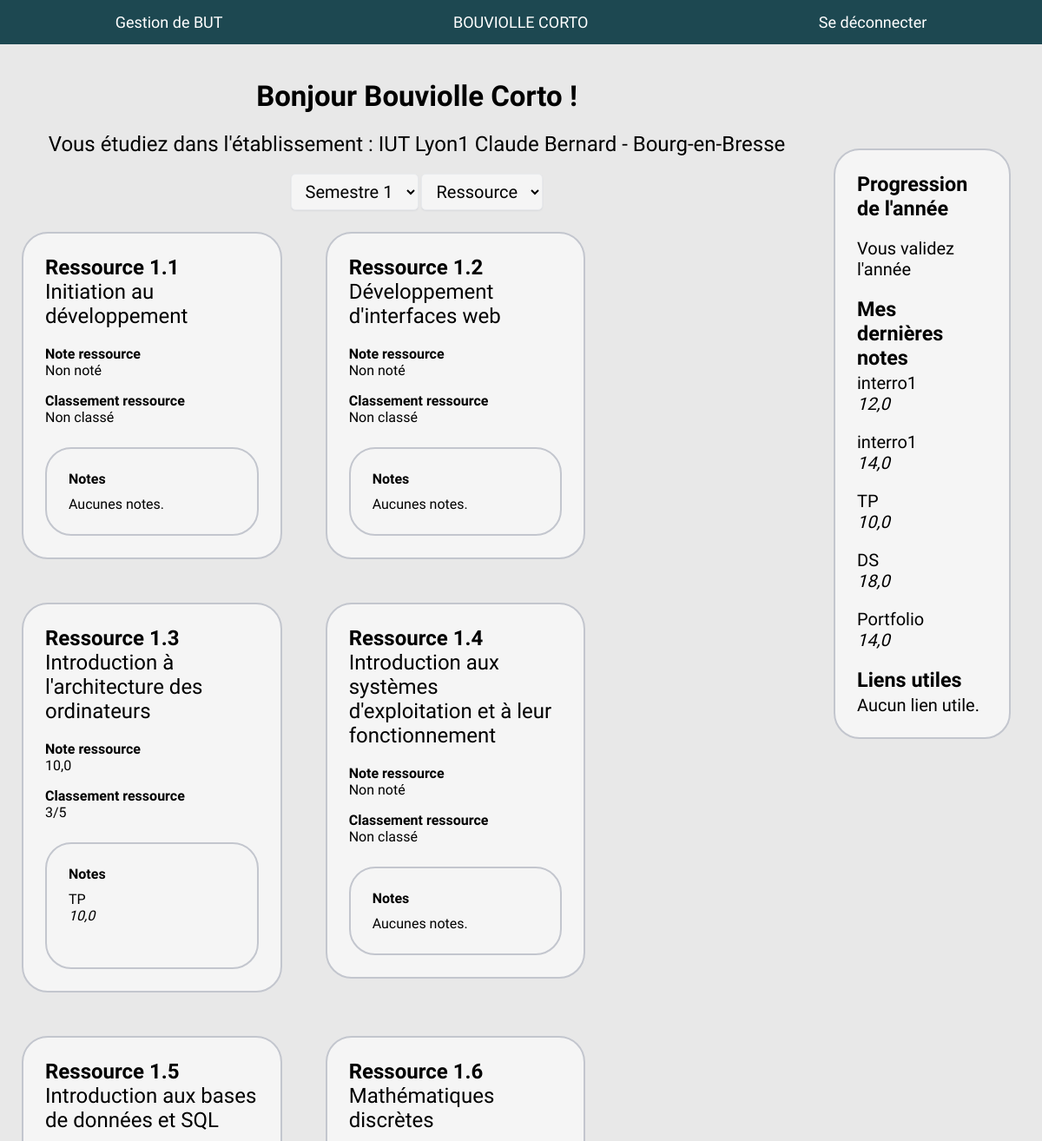
Before: /student/ (signed in, upper part) with the older database file.
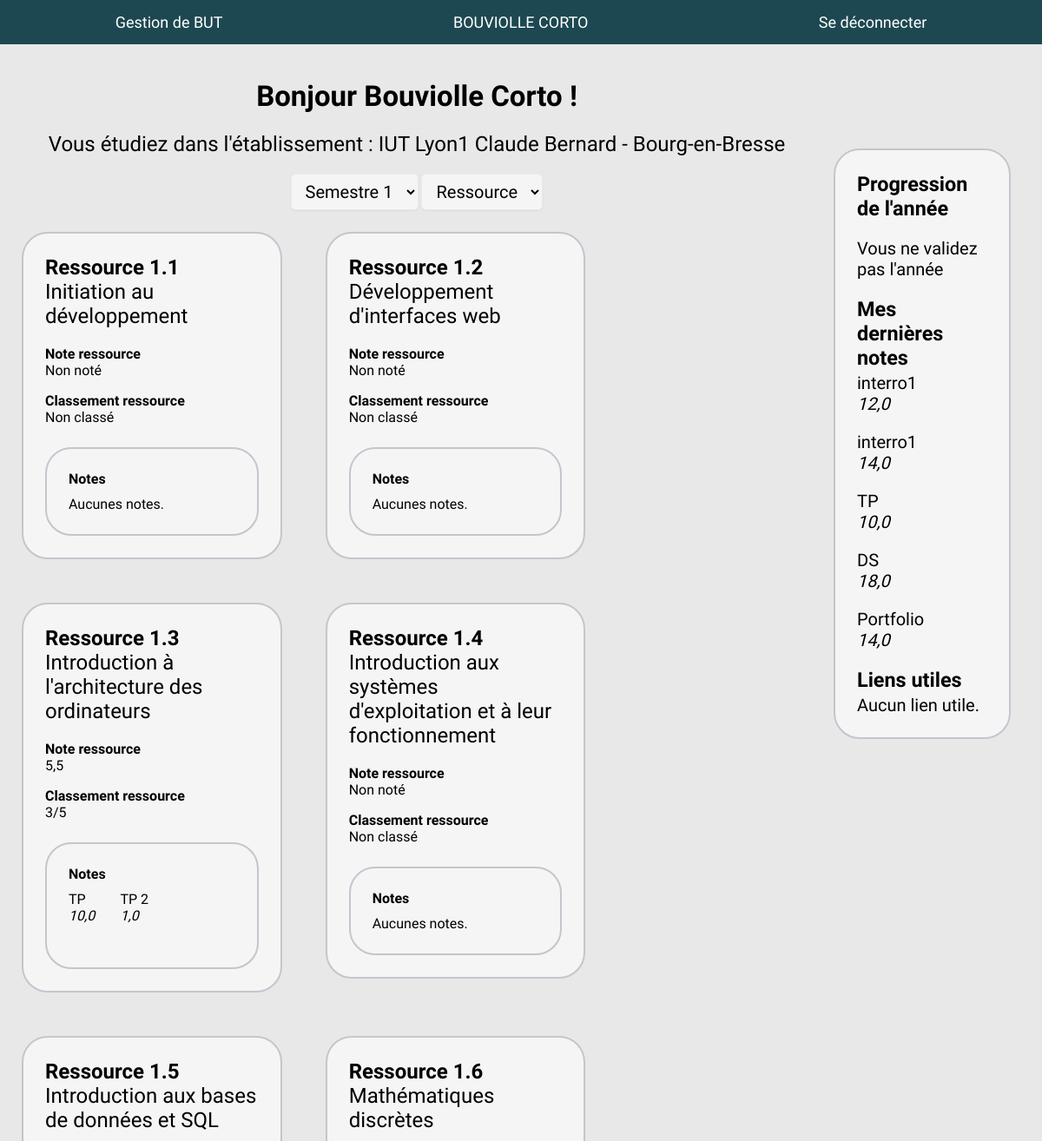
After: the same page with the newer database file.
### main/models.py (models this page shows, shortened)
class Resource(models.Model):
    number = models.IntegerField(default=None, blank=False, null=True)
    name = models.CharField(max_length=50)
    semester = models.ForeignKey(Semester, on_delete=models.CASCADE, default=None, blank=False, null=True)
    ues = models.ManyToManyField(UE, related_name="resources")
    def __str__(self):
        return f"Ressource {self.semester.number}.{self.number}"
    def getEvaluations(self):
        return Evaluation.objects.filter(resource=self)
    def getNote(self, student):
        nb, sum = 0, 0
        for evaluation in self.getEvaluations():
            note = evaluation.getNote(student)
            if note != None:
                sum += note
                nb += 1
        return round(sum / nb, 2) if nb > 0 else None
    def getRanking(self, student):
        notes = {}
        for s in student.department.getStudents():
            note = self.getNote(s)
            if note != None:
                notes[s] = note
        if len(notes) > 0:
            notes = dict(sorted(notes.items(), key=lambda notes:notes[1], reverse=True))
            try:
                index = list(notes.keys()).index(student)
                return str(index + 1) + "/" + str(len(notes))
            except ValueError:
                return None
        return None

class Semester(models.Model):
    number = models.IntegerField(default=None, blank=False, null=True)
    department = models.ForeignKey(Department, on_delete=models.CASCADE, default=None, blank=False, null=True)
    def __str__(self):
        return "Semestre " + str(self.number)
    def getResources(self):
        return Resource.objects.filter(semester=self).order_by("number")
    def getUEs(self):
        ues = []								# Liste de retour
        for resource in self.getResources():	# Loop les ressources du semestre
            for ue in resource.ues.all():			# Loop les UEs associés
                if ue not in ues:						# Check pour l'insertion unique d'UE
                    ues.append(ue)							# Insert l'UE dans la liste
        return ues

class Evaluation(models.Model):
    name = models.CharField(max_length=50)
    professor = models.ForeignKey(Professor, on_delete=models.CASCADE, default=None, blank=False, null=True)
    resource = models.ForeignKey(Resource, on_delete=models.CASCADE, default=None, blank=False, null=True)
    group = models.ForeignKey(Group, on_delete=models.DO_NOTHING, default=None, blank=False, null=True)
    date = models.DateTimeField(default=now)
    def getGrade(self, student):
        return Grade.objects.filter(evaluation=self, student=student).first()
    def getNote(self, student):
        return self.getGrade(student).note

class Grade(models.Model):
    evaluation = models.ForeignKey(Evaluation, on_delete=models.CASCADE, default=None, blank=False, null=True)
    student = models.ForeignKey(Student, on_delete=models.CASCADE, default=None, blank=False, null=True)
    note = models.FloatField(default=0, blank=False, null=False)
    coef = models.FloatField(default=1, blank=True, null=False)
    def __str__(self):
        return self.evaluation.name

### student/views.py (the view)
# urls.py: path('', index, name="index"),
@login_required
def index(request):
    user = request.user
    student = isStudent(user)
    if student == None:
        return redirect("login")
    department = student.department
    student_view = {}
    for semester in department.getSemesters():
        student_view[semester] = {}, {}
        for resource in semester.getResources():
            student_view[semester][0][resource] = {}, resource.getNote(student), resource.getRanking(student)
            for evaluation in resource.getEvaluations():
                student_view[semester][0][resource][0][evaluation] = evaluation.getNote(student)
        for ue in semester.getUEs():
            student_view[semester][1][ue] = {}, ue.getNote(student), ue.getRanking(student)
            for resource in ue.getResources():
                student_view[semester][1][ue][0][resource] = {}
                for evaluation in resource.getEvaluations():
                    student_view[semester][1][ue][0][resource][evaluation] = evaluation.getNote(student)
    return render(
        request,
        "s_index.html",
        context = {
            "establishment": department.establishment,
            "student_view": student_view,
            "lastGrades": student.getLastGrades(5),
            "validate": department.validateYear(student),
            "usefulLinks": department.getUsefulLinks(),
        }
    )

### main/models.py (called while the page is built)
    def __str__(self):
        return self.name

    def validateYear(self, student):
        mcg = self.min_competence_grade
        mcr = self.min_competence_required
        if mcg == None or mcr == None:
            return None
        grade_sup_to_min = True
        required_to_min = 0
        for competence in self.getCompetences():
            note = competence.getNote(student)
            if note != None:
                grade_sup_to_min = grade_sup_to_min and note > mcg
                if note >= 10:
                    required_to_min += 1
        return grade_sup_to_min and required_to_min >= mcr

    def getCompetences(self):
        return Competence.objects.filter(department=self).order_by("number")

    def getSemesters(self):
        return Semester.objects.filter(department=self).order_by("number")

    def getStudents(self):
        return Student.objects.filter(department=self)

    def getUsefulLinks(self):
        return UsefulLink.objects.filter(department=self).order_by("name")

    def getUEs(self):
        return UE.objects.filter(competence=self).order_by("number")

    def getResources(self):
        return Resource.objects.filter(ues=self).order_by("number")

### student/templates/s_index.html (shortened to what this page needs)
{% extends 'head.html' %}
{% load static %}
{% block content %}
<div class="wrapper left-side">
    <h1>Bonjour {{ user.last_name }} {{ user.first_name }} !</h1>
    <h2>Vous étudiez dans l'établissement : {{ establishment }}</h2>
    <div class="selections">
        <select id="semesterSelection" name="semestre">
            {% for semester in student_view.keys %}
            <option value="{{ semester.id }}">{{ semester }}</option>
            {% endfor %}
        </select>
        <select id="viewSelection" name="view">
            <option value="resource">Ressource</option>
        </select>
    </div>
    <div class="content">
        {% for semester, resources_ues in student_view.items %}
        <div class="semester {{ semester.id }}">
            {% for resource, evaluations in resources_ues.0.items %}
            <div class="resource styled-card hoverable">
                <form class="auto" action="{% url 'student:resource' semester_id=semester.id resource_id=resource.id %}" method="post">
                    <h2><strong>{{ resource }}</strong><br>{{ resource.name }}</h2>
                    <p><strong>Note ressource</strong><br>{{ evaluations.1|default_if_none:"Non noté" }}</p>
                    <p><strong>Classement ressource</strong><br>{{ evaluations.2|default_if_none:"Non classé" }}</p>
                    <div class="styled-card evaluations">
                        <div class="title">Notes</div>
                        {% if not evaluations.0 %}
                        Aucunes notes.
                        {% else %}
                        <div class="carousel">
                            {% for evaluation, note in evaluations.0.items %}
                            <div class="evaluation carousel-item">
                                {{ evaluation.name }}
                                <br>
                                <em>{{ note|default_if_none:"Non noté" }}</em>
                            </div>
                            {% endfor %}
                        </div>
                        {% endif %}
                    </div>
                </form>
            </div>
            {% endfor %}
        </div>
        {% endfor %}
    </div>
</div>
<aside>
    <div class="aside-container styled-card">
        <div class="validate">
            <h3>Progression de l'année</h3>
            <p>{{ validate|yesno:"Vous validez l'année,Vous ne validez pas l'année,Indéterminable" }}</p>
        </div>
        <div class="notes">
            <h3>Mes dernières notes</h3>
            {% if not lastGrades %}
            <p>Aucune note.</p>
            {% else %}
            {% for grade in lastGrades %}
            <div class="note">
                <p>{{ grade }}<br><em>{{ grade.note }}</em></p>
            </div>
            {% endfor %}
            {% endif %}
        </div>
        <div class="links">
            <h3>Liens utiles</h3>
            {% if not usefulLinks %}
            Aucun lien utile.
            {% endif %}
        </div>
    </div>
</aside>
{% endblock %}

Changed rows visible on the page:
computed for Resource "Ressource 1.3": evaluations "10,0" → "5,5"
added Evaluation: name "TP 2", note "1,0", shown under Resource "Ressource 1.3"
Other visible differences:
text no longer shown: "Vous validez l'année"
text now shown: "Vous ne validez pas l'année"
